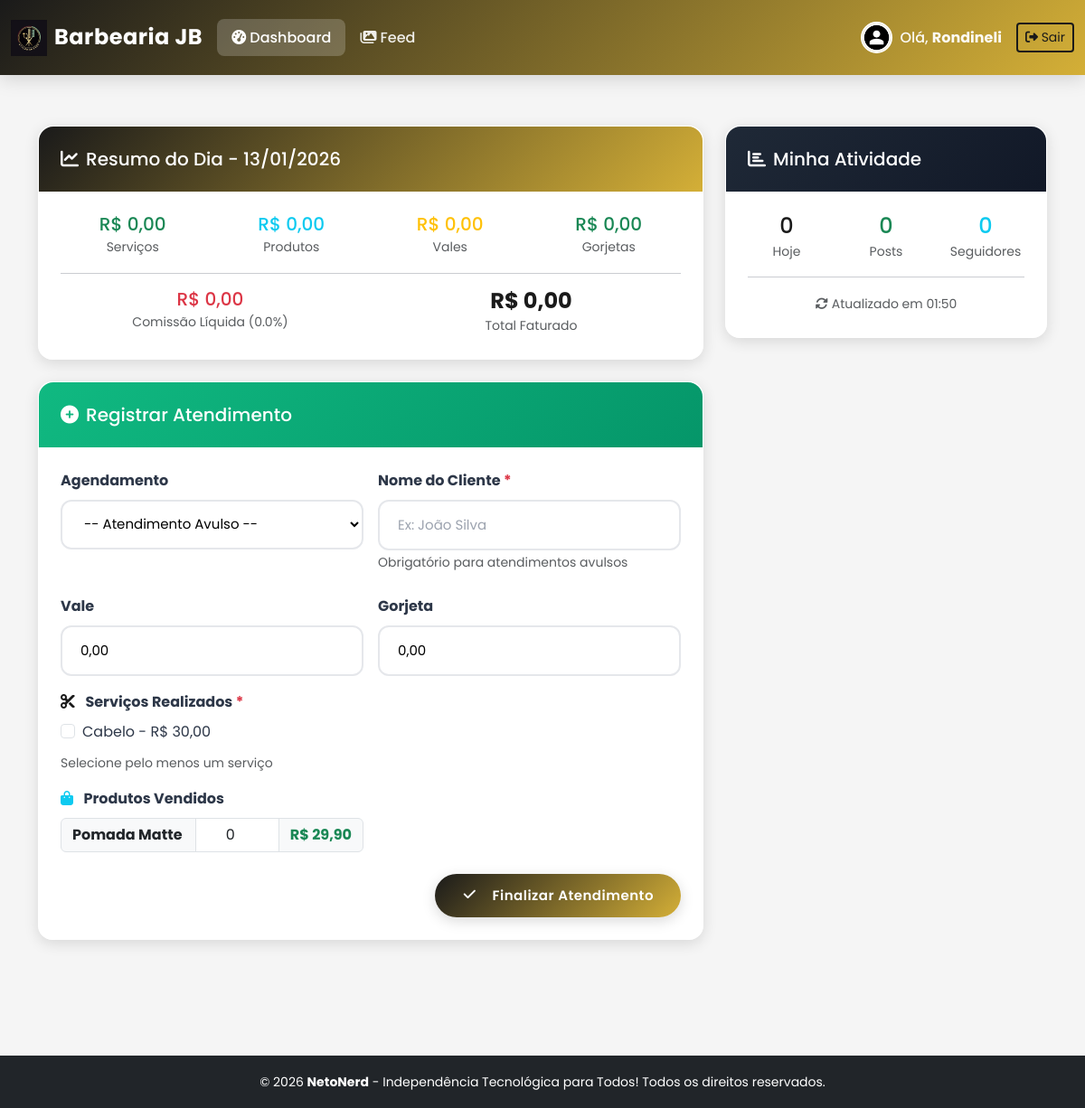
The page /profissional/dashboard.php (signed in) on the database its author committed.
### tables this page shows
CREATE TABLE `configuracoes` (
  `id` int(11) NOT NULL,
  `horario_abertura` time DEFAULT NULL,
  `horario_fechamento` time DEFAULT NULL,
  `intervalo_slot` int(11) DEFAULT 15,
  `prazo_cancelamento_horas` int(11) DEFAULT 24,
  `agendamento_ativo` tinyint(1) DEFAULT 1,
  `tipo_empresa` enum('barbearia','salao','manicure','estetica') DEFAULT 'barbearia',
  `cor_primaria` varchar(7) DEFAULT '#1a1a1a',
  `cor_secundaria` varchar(7) DEFAULT '#d4af37',
  `logo` varchar(255) DEFAULT NULL,
  `cor_fundo` varchar(7) DEFAULT '#f5f5f5',
  `periodo_pagamento` enum('semanal','quinzenal','mensal') DEFAULT 'semanal',
  `dia_fechamento` int(11) DEFAULT 1 COMMENT 'Dia da semana (1-7) para semanal, dia do mês (1-31) para quinzenal/mensal',
  `controle_horario` tinyint(1) DEFAULT 1 COMMENT 'Bloquear registros fora do horário de funcionamento',
  `aprovar_gorjetas` tinyint(1) DEFAULT 1 COMMENT 'Requer aprovação do admin para gorjetas'
);

CREATE TABLE `servicos` (
  `id` int(11) NOT NULL,
  `nome` varchar(100) NOT NULL,
  `descricao` text DEFAULT NULL,
  `duracao_min` int(11) NOT NULL,
  `preco` decimal(8,2) NOT NULL,
  `categoria` enum('barbearia','cabelo','unhas','estetica') NOT NULL,
  `ativo` tinyint(1) DEFAULT 1
);

CREATE TABLE `produtos` (
  `id` int(11) NOT NULL,
  `nome` varchar(100) NOT NULL,
  `preco_venda` decimal(8,2) NOT NULL,
  `ativo` tinyint(1) DEFAULT 1
);

### profissional/dashboard.php (the view, shortened to what the rows shown need)
<?php
require_once '../includes/auth.php';
require_once '../includes/db_connect.php';
$produtos = $pdo->query("SELECT id, nome, preco_venda FROM produtos WHERE ativo = 1 ORDER BY nome")->fetchAll(PDO::FETCH_ASSOC);
$servicos = $pdo->query("SELECT id, nome, preco FROM servicos WHERE ativo = 1 ORDER BY nome")->fetchAll(PDO::FETCH_ASSOC);
include '../includes/header.php';
?>
<div class="container-fluid py-4 animate-fade-in">
    <div class="row">
        <div class="col-lg-8">
            <div class="card-glass mb-4">
                <div class="card-body">
                    <form method="POST" class="needs-validation animate-stagger" novalidate>
                        <div class="mt-3">
                            <div class="row row-cols-1 row-cols-md-2 g-2">
                                <?php foreach ($servicos as $s): ?>
                                <div class="col">
                                    <div class="form-check">
                                        <input class="form-check-input servico-checkbox" type="checkbox" name="servicos[]" value="<?php echo $s['id']; ?>" id="servico_<?php echo $s['id']; ?>">
                                        <label class="form-check-label" for="servico_<?php echo $s['id']; ?>">
                                            <?php echo htmlspecialchars($s['nome']); ?> - R$ <?php echo number_format($s['preco'], 2, ',', '.'); ?>
                                        </label>
                                    </div>
                                </div>
                                <?php endforeach; ?>
                            </div>
                        </div>
                        <div class="mt-3">
                            <div class="row row-cols-1 row-cols-md-2 g-3">
                                <?php foreach ($produtos as $p): ?>
                                <div class="col">
                                    <div class="input-group">
                                        <label class="input-group-text fw-bold" style="min-width: 150px;">
                                            <?php echo htmlspecialchars($p['nome']); ?>
                                        </label>
                                        <input type="number" name="produtos[<?php echo $p['id']; ?>]" class="form-control text-center" min="0" value="0" placeholder="Qtd" aria-label="Quantidade de <?php echo htmlspecialchars($p['nome']); ?>">
                                        <span class="input-group-text text-success fw-bold">R$ <?php echo number_format($p['preco_venda'], 2, ',', '.'); ?></span>
                                    </div>
                                </div>
                                <?php endforeach; ?>
                            </div>
                        </div>
                    </form>
                </div>
            </div>
        </div>
    </div>
</div>
<?php include '../includes/footer.php'; ?>

### includes/header.php (shortened to what the rows shown need)
<?php require_once 'auth.php'; require_once 'theme.php'; ?>
<!DOCTYPE html>
<html lang="pt-BR">
<head>
    <link href="https://cdn.jsdelivr.net/npm/bootstrap@5.3.3/dist/css/bootstrap.min.css" rel="stylesheet">
    <link href="https://cdnjs.cloudflare.com/ajax/libs/font-awesome/6.5.0/css/all.min.css" rel="stylesheet">
    <link href="../assets/css/custom.css" rel="stylesheet">
    <link href="../assets/css/components.css" rel="stylesheet">
    <link href="../assets/css/animations.css" rel="stylesheet">
</head>
<body>
<?php if (esta_logado()): ?>
<nav class="navbar navbar-expand-lg navbar-dark navbar-custom">
    <div class="container-fluid">
        <a class="navbar-brand d-flex align-items-center gap-2" href="dashboard.php">
            <?php
            $config_logo = $pdo->query("SELECT logo FROM configuracoes WHERE id = 1")->fetch();
            if (!empty($config_logo['logo'])):
            ?>
                <img src="../assets/img/<?php echo $config_logo['logo']; ?>" alt="Logo" height="40" class="animate-fade-in">
            <?php else: ?>
                <i class="fas fa-cut"></i>
            <?php endif; ?>
            <span>Barbearia JB</span>
        </a>
    </div>
</nav>
<?php endif; ?>
<div class="container container-main animate-fade-in">

### rows shown on the page
configuracoes: logo (picture)
servicos: nome "Cabelo", preco "30,00"
produtos: nome "Pomada Matte", preco_venda "29,90"

### other values the page prints
explode(' ', $_SESSION['nome'])[0] "Rondineli"
$dados['servicos'] "0,00"
$dados['produtos'] "0,00"
$dados['vales'] "0,00"
$dados['gorjetas'] "0,00"
$comissao_real "0,00"
$dados['comissao_percentual'] "0.0"
$dados['total'] "0,00"
$dados['clientes_atendidos'] "0"
$total_posts "0"
$seguidores "0"
